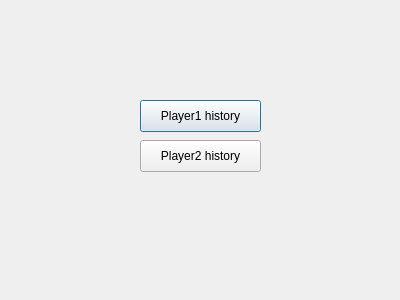
<?xml version="1.0" encoding="UTF-8"?>
<ui version="4.0">
 <class>gameHistory</class>
 <widget class="QDialog" name="gameHistory">
  <property name="geometry">
   <rect>
    <x>0</x>
    <y>0</y>
    <width>400</width>
    <height>300</height>
   </rect>
  </property>
  <property name="windowTitle">
   <string>Dialog</string>
  </property>
  <widget class="QPushButton" name="pushButton">
   <property name="geometry">
    <rect>
     <x>140</x>
     <y>100</y>
     <width>121</width>
     <height>32</height>
    </rect>
   </property>
   <property name="text">
    <string>Player1 history</string>
   </property>
  </widget>
  <widget class="QPushButton" name="pushButton_2">
   <property name="geometry">
    <rect>
     <x>140</x>
     <y>140</y>
     <width>121</width>
     <height>32</height>
    </rect>
   </property>
   <property name="text">
    <string>Player2 history</string>
   </property>
  </widget>
 </widget>
 <resources/>
 <connections/>
</ui>
